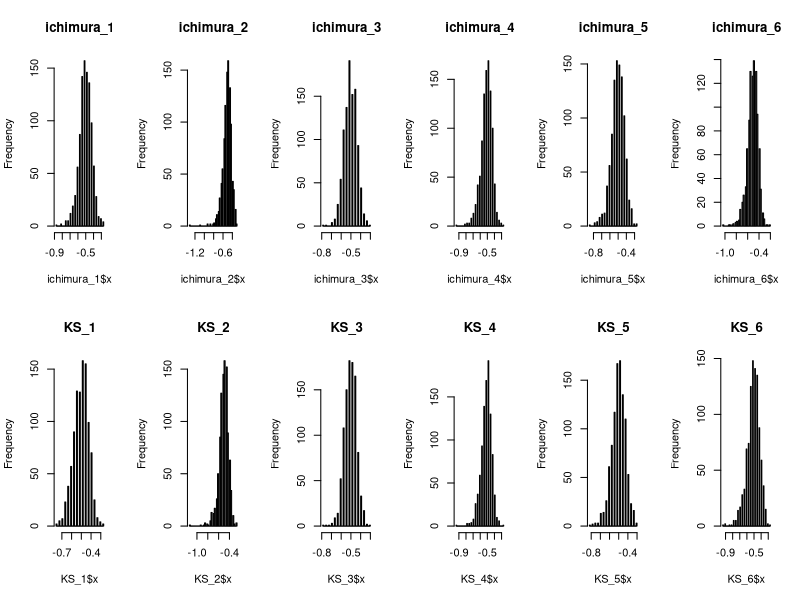

This chart was generated by the following R code:
ichimura_1=read.csv("ichimura_1.csv",header=TRUE)
ichimura_2=read.csv("ichimura_2.csv",header=TRUE)
ichimura_3=read.csv("ichimura_3.csv",header=TRUE)
ichimura_4=read.csv("ichimura_4.csv",header=TRUE)
ichimura_5=read.csv("ichimura_5.csv",header=TRUE)
ichimura_6=read.csv("ichimura_6.csv",header=TRUE)
#ichimura_7=read.csv("ichimura_3.csv",header=TRUE)
#ichimura_8=read.csv("ichimura_3.csv",header=TRUE)
KS_1=read.csv("KS_1.csv",header=TRUE)
KS_2=read.csv("KS_2.csv",header=TRUE)
KS_3=read.csv("KS_3.csv",header=TRUE)
KS_4=read.csv("KS_4.csv",header=TRUE)
KS_5=read.csv("KS_5.csv",header=TRUE)
KS_6=read.csv("KS_6.csv",header=TRUE)
#KS_7=read.csv("KS_3.csv",header=TRUE)
#KS_8=read.csv("KS_3.csv",header=TRUE)

#########################################################################
par(mfrow=c(2,6))
hist(ichimura_1$x,breaks = 50, main="ichimura_1")
hist(ichimura_2$x,breaks = 50, main="ichimura_2")
hist(ichimura_3$x,breaks = 50, main="ichimura_3")
hist(ichimura_4$x,breaks = 50, main="ichimura_4")
hist(ichimura_5$x,breaks = 50, main="ichimura_5")
hist(ichimura_6$x,breaks = 50, main="ichimura_6")
#hist(ichimura_7$x,breaks = 50, main="ichimura_7")
#hist(ichimura_8$x,breaks = 50, main="ichimura_8")

hist(KS_1$x,breaks = 50, main="KS_1")
hist(KS_2$x,breaks = 50, main="KS_2")
hist(KS_3$x,breaks = 50, main="KS_3")
hist(KS_4$x,breaks = 50, main="KS_4")
hist(KS_5$x,breaks = 50, main="KS_5")
hist(KS_6$x,breaks = 50, main="KS_6")
#hist(KS_7$x,breaks = 50, main="KS_7")
#hist(KS_8$x,breaks = 50, main="KS_8")


MSE=read.csv("loss_beta.csv")